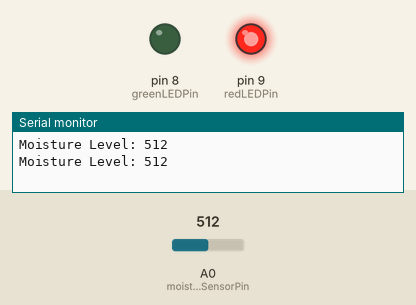
Bench run of a sketch on a simulated Arduino Nano, built with avr-gcc and run on an emulated ATmega328P. Shown: output pins drawn as LEDs (lit = HIGH), the last lines printed to the serial monitor. Inputs (shaded band) come from the test bench; at power-on: A0 (moistureSensorPin) = 512.

Above: at 1.8 s.
1.9 s: A0 (moistureSensorPin) set to 481
At 3.2 s:
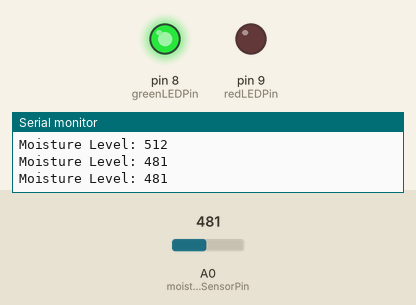
3.5 s: A0 (moistureSensorPin) set to 510
At 5.0 s:
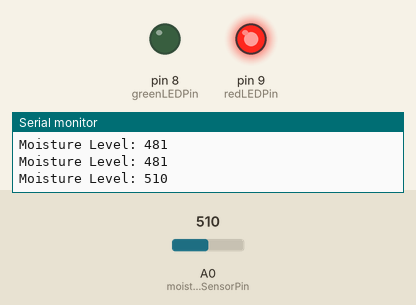
5.5 s: A0 (moistureSensorPin) set to 490
At 6.5 s:
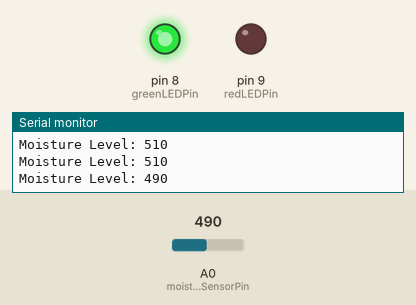
Timing chart, 0 to 8.5 s (numbered marks = the images above; inputs shaded):
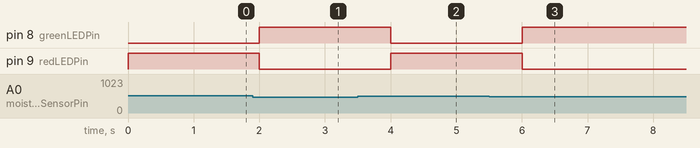

The sketch:

MOISTURE.ino
```cpp
	// Define the pin to which the moisture sensor is connected
const int moistureSensorPin = A0;
// Define the pins for the LEDs
const int greenLEDPin = 8;
const int redLEDPin = 9;

void setup() {
  // Initialize serial communication for debugging
  Serial.begin(9600);
  // Set LED pins as output
  pinMode(greenLEDPin, OUTPUT);
  pinMode(redLEDPin, OUTPUT);
}

void loop() {
  // Read the analog value from the moisture sensor
  int moistureLevel = analogRead(moistureSensorPin);

  // Print the moisture level to the serial monitor
  Serial.print("Moisture Level: ");
  Serial.println(moistureLevel);

  // Check the moisture level and control LEDs accordingly
  if (moistureLevel < 500) { // Adjust this threshold as needed
    digitalWrite(greenLEDPin, HIGH); // Green LED ON
    digitalWrite(redLEDPin, LOW);    // Red LED OFF
  } else {
    digitalWrite(greenLEDPin, LOW);  // Green LED OFF
    digitalWrite(redLEDPin, HIGH);  // Red LED ON
  }

  // Add a delay to avoid flooding the serial monitor
  delay(1000);
}
```

Measured:
- the behaviour switches between 500 and 499 on A0 (moistureSensorPin) (found by bisection; images 0 and 1)
- after the input at 1.9 s, pin 8 (greenLEDPin): LOW → HIGH after 0.10 s; pin 9 (redLEDPin): HIGH → LOW after 0.10 s
- after the input at 3.5 s, pin 8 (greenLEDPin): HIGH → LOW after 0.50 s; pin 9 (redLEDPin): LOW → HIGH after 0.50 s
- after the input at 5.5 s, pin 8 (greenLEDPin): LOW → HIGH after 0.50 s; pin 9 (redLEDPin): HIGH → LOW after 0.50 s
